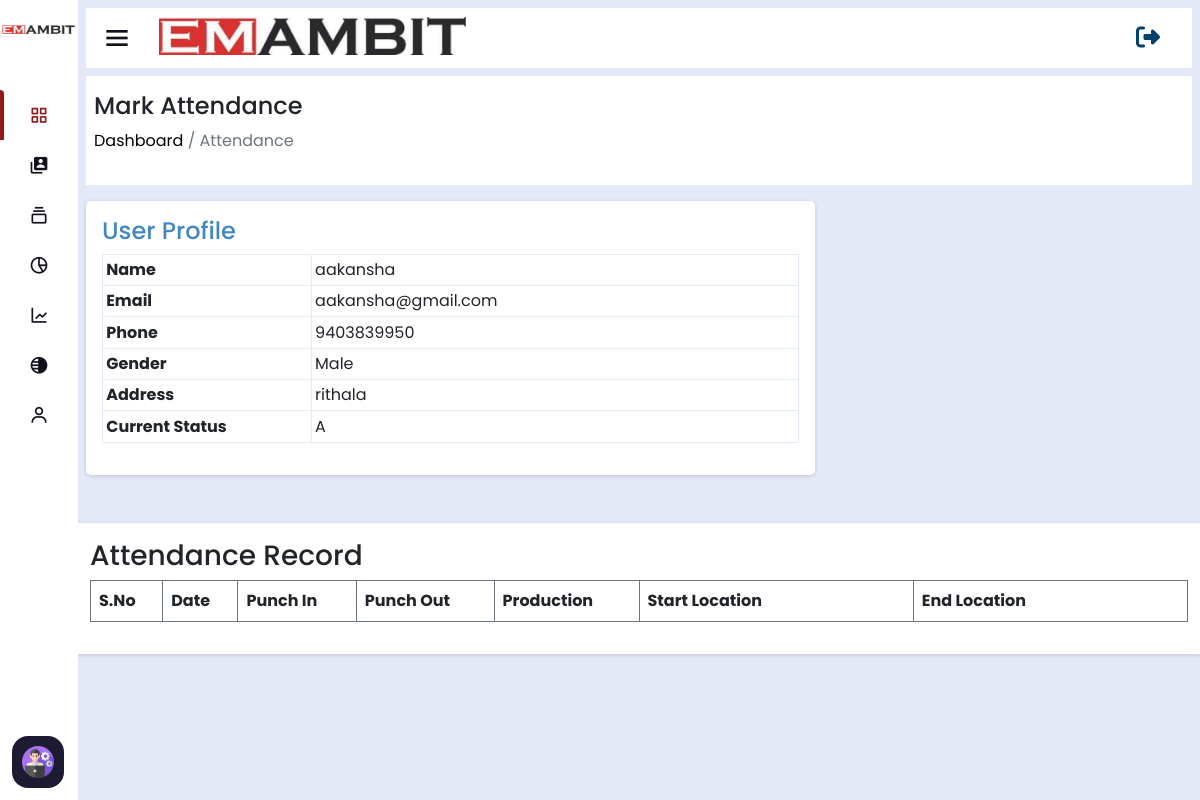
The app's page /view-attendance/30/ (signed in), older data.
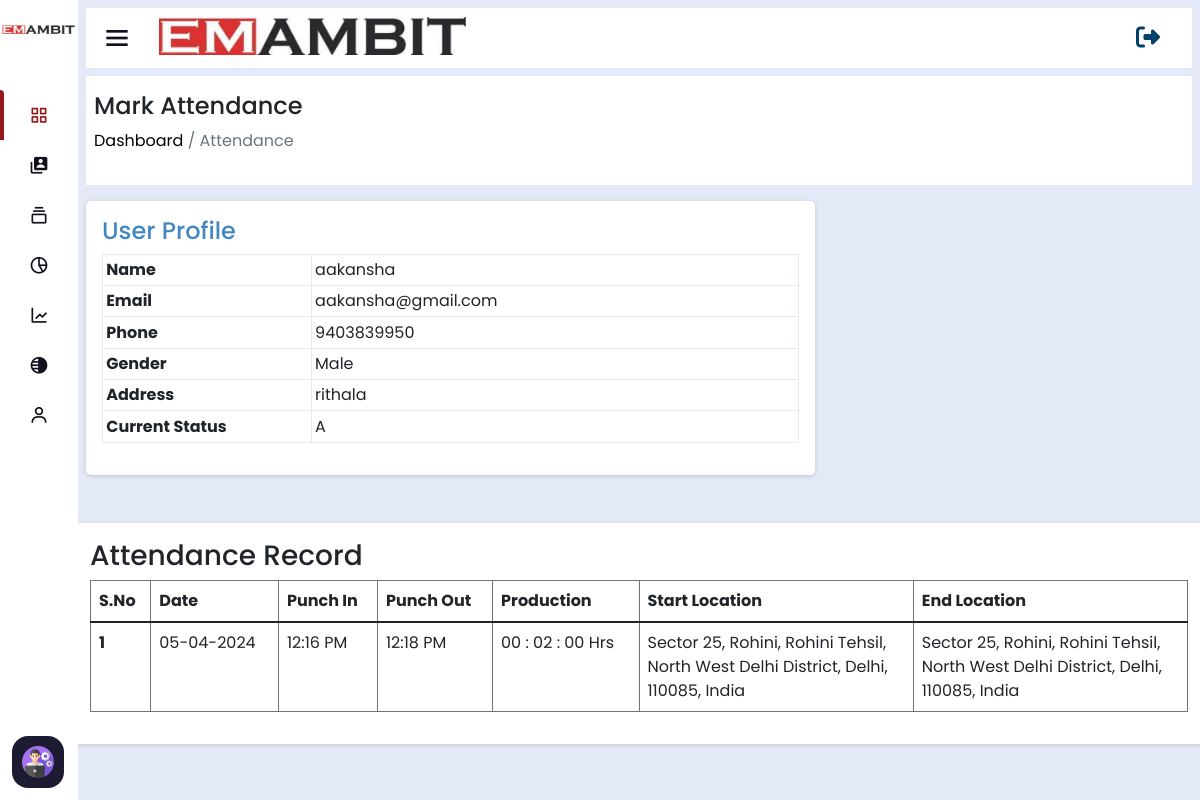
The same page, newer data.
### home/models.py (models this page shows)
class UserAttendance(models.Model):
    engineer=models.ForeignKey(CustomUser,on_delete=models.CASCADE)
    punchin_country=models.CharField(max_length=254,null=True,blank=True)
    punchin_state=models.CharField(max_length=254,null=True,blank=True)
    punchin_location=models.CharField(max_length=500,null=True,blank=True)
    punchin_postcode=models.CharField(max_length=100,null=True,blank=True)
    attendance_date=models.CharField(max_length=254,null=True,blank=True)
    punchin_time=models.CharField(max_length=200,null=True,blank=True)
    punchout_country=models.CharField(max_length=254,null=True,blank=True)
    punchout_state=models.CharField(max_length=254,null=True,blank=True)
    punchout_location=models.CharField(max_length=500,null=True,blank=True)
    punchout_postcode=models.CharField(max_length=100,null=True,blank=True)
    punchout_time=models.CharField(max_length=200,null=True,blank=True)
    total_hours=models.CharField(max_length=200,default='0.00')
    punch_status=models.CharField(max_length=20,default='Absent' , null=True,blank=True)
    class Meta:
        unique_together =('attendance_date','engineer')

### home/views.py (the view)
# urls.py: path('view-attendance/<id>/',ViewAttendance_view),
def ViewAttendance_view(request,id):
    eng_to_get=CustomUser.objects.get(id=id)
    particular_attendance=UserAttendance.objects.filter(engineer=eng_to_get)
    return render(request,'view-attendance.html',{'particular_attendance':particular_attendance,'eng_to_get':eng_to_get})

### home/templates/view-attendance.html (shortened to what this page needs)
<!DOCTYPE html>
<html lang="en" dir="ltr">
<head>
  {% include 'header-links.html' %}
</head>
<body>
    {% include 'header.html' %}
    {% if request.user.is_authenticated and  request.user.is_superuser %}
  <section class="nav-section">
    {% include 'subtitle.html' %}
    <div class="breadcum" >
        <div>
            <h2>Mark Attendance</h2>
            <p><a href="/">  Dashboard</a> / Attendance</p>
        </div>
    </div>
    <div class="attendance-div">
      <div class="row">
          <div class="col-lg-8 col-md-6" style="position: sticky; top: 0px;">
              <div class="curve attendance-main table_" style="padding-bottom: 2rem;">
                  <h4 class="subhead">User Profile</h4>
                  <table id="addLiveList">
                    <tr>
                        <th>Name </th>
                        <td>{{eng_to_get.first_name}}</td>
                    </tr>
                    <tr>
                        <th>Email</th>
                        <td>{{eng_to_get.email}}</td>
                    </tr>
                    <tr>
                        <th>Phone</th>
                        <td>{{eng_to_get.user_phone}}</td>
                    </tr>
                    <tr>
                        <th>Gender</th>
                        <td>{{eng_to_get.user_gender}}</td>
                    </tr>
                    <tr>
                        <th>Address</th>
                        <td>{{eng_to_get.user_address}}</td>
                    </tr>
                    <tr>
                        <th>Current Status</th>
                        <td id="add_time">{{eng_to_get.attendance_status}}</td>
                    </tr>
                  </table>
              </div>
          </div>
          <div class="col-md-12 border-table">
              <h3>Attendance Record</h3>
              <div class="table-responsive">
                  <table class="table table-bordered">
                      <thead>
                          <tr>
                              <th scope="row">S.No</th>
                              <th scope="row">Date</th>
                              <th scope="row">Punch In</th>
                              <th scope="row">Punch Out</th>
                              <th scope="row">Production</th>
                              <th scope="row" style="width: 25%;">Start Location</th>
                              <th scope="row" style="width: 25%;">End Location</th>
                          </tr>
                      </thead>
                      <tbody>
                        {% for all_data in particular_attendance %}
                          <tr>
                              <th scope="row">1</th>
                              <td>{{all_data.attendance_date}}</td>
                              <td>{{all_data.punchin_time}}</td>
                              <td>{{all_data.punchout_time}}</td>
                              <td>{{all_data.total_hours}}</td>
                              <td>{{all_data.punchin_location}}</td>
                              <td>{{all_data.punchin_location}}</td>
                          </tr>
                          {% endfor %}
                      </tbody>
                  </table>
              </div>
          </div>
      </div>
  </div>
 {% else %}
  <script>
    window.location.href='/page-not-found'
  </script>
  {% endif %}
  </section>
</body>
</html>

Row changes from the older to the newer data that the page shows:
added UserAttendance: attendance_date "05-04-2024", punchin_time "12:16 PM", punchout_time "12:18 PM", total_hours "00 : 02 : 00 Hrs", punchin_location "Sector 25, Rohini, Rohini Tehsil, North West Delhi District, Delhi, 110085, India"
